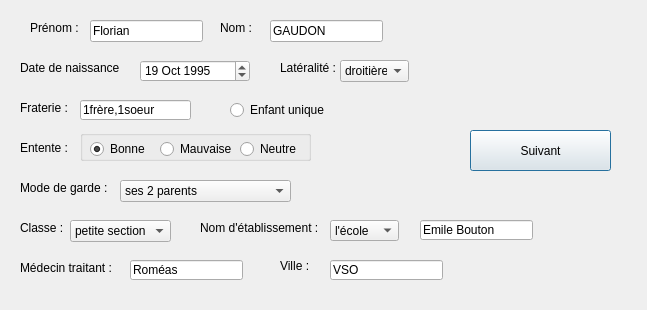
<?xml version="1.0" encoding="UTF-8"?>
<ui version="4.0">
 <class>Interface1</class>
 <widget class="QDialog" name="Interface1">
  <property name="geometry">
   <rect>
    <x>0</x>
    <y>0</y>
    <width>647</width>
    <height>310</height>
   </rect>
  </property>
  <property name="windowTitle">
   <string>Dialog</string>
  </property>
  <widget class="QLineEdit" name="lineEditFraterie">
   <property name="geometry">
    <rect>
     <x>80</x>
     <y>100</y>
     <width>111</width>
     <height>20</height>
    </rect>
   </property>
   <property name="text">
    <string>1frère,1soeur</string>
   </property>
  </widget>
  <widget class="QComboBox" name="comboBoxClasse">
   <property name="geometry">
    <rect>
     <x>70</x>
     <y>220</y>
     <width>101</width>
     <height>22</height>
    </rect>
   </property>
   <property name="currentText">
    <string>petite section</string>
   </property>
   <item>
    <property name="text">
     <string>petite section</string>
    </property>
   </item>
   <item>
    <property name="text">
     <string>moyenne section</string>
    </property>
   </item>
   <item>
    <property name="text">
     <string>grande section </string>
    </property>
   </item>
   <item>
    <property name="text">
     <string>CP</string>
    </property>
   </item>
   <item>
    <property name="text">
     <string>CE1</string>
    </property>
   </item>
   <item>
    <property name="text">
     <string>CE2</string>
    </property>
   </item>
   <item>
    <property name="text">
     <string>CM1</string>
    </property>
   </item>
   <item>
    <property name="text">
     <string>CM2</string>
    </property>
   </item>
   <item>
    <property name="text">
     <string>6ème</string>
    </property>
   </item>
   <item>
    <property name="text">
     <string>5ème</string>
    </property>
   </item>
   <item>
    <property name="text">
     <string>4ème</string>
    </property>
   </item>
   <item>
    <property name="text">
     <string>3ème</string>
    </property>
   </item>
   <item>
    <property name="text">
     <string>2nd</string>
    </property>
   </item>
   <item>
    <property name="text">
     <string>1ère</string>
    </property>
   </item>
   <item>
    <property name="text">
     <string>Terminal </string>
    </property>
   </item>
   <item>
    <property name="text">
     <string>post BAC</string>
    </property>
   </item>
  </widget>
  <widget class="QComboBox" name="comboBoxTypeEtablissement">
   <property name="geometry">
    <rect>
     <x>330</x>
     <y>220</y>
     <width>69</width>
     <height>21</height>
    </rect>
   </property>
   <item>
    <property name="text">
     <string>l'école</string>
    </property>
   </item>
   <item>
    <property name="text">
     <string>le collège</string>
    </property>
   </item>
   <item>
    <property name="text">
     <string>le lycée</string>
    </property>
   </item>
  </widget>
  <widget class="QPushButton" name="pushButtonSuivant">
   <property name="geometry">
    <rect>
     <x>470</x>
     <y>130</y>
     <width>141</width>
     <height>41</height>
    </rect>
   </property>
   <property name="text">
    <string>Suivant</string>
   </property>
  </widget>
  <widget class="QLineEdit" name="lineEditNom">
   <property name="geometry">
    <rect>
     <x>270</x>
     <y>20</y>
     <width>113</width>
     <height>22</height>
    </rect>
   </property>
   <property name="text">
    <string>GAUDON</string>
   </property>
  </widget>
  <widget class="QLabel" name="labelNom">
   <property name="geometry">
    <rect>
     <x>220</x>
     <y>20</y>
     <width>49</width>
     <height>16</height>
    </rect>
   </property>
   <property name="text">
    <string>Nom :</string>
   </property>
  </widget>
  <widget class="QLabel" name="labelFraterie">
   <property name="geometry">
    <rect>
     <x>20</x>
     <y>100</y>
     <width>61</width>
     <height>16</height>
    </rect>
   </property>
   <property name="text">
    <string>Fraterie : </string>
   </property>
  </widget>
  <widget class="QLabel" name="labelNomEtablissement">
   <property name="geometry">
    <rect>
     <x>200</x>
     <y>220</y>
     <width>121</width>
     <height>16</height>
    </rect>
   </property>
   <property name="text">
    <string>Nom d'établissement :</string>
   </property>
  </widget>
  <widget class="QLabel" name="labelPrenom">
   <property name="geometry">
    <rect>
     <x>30</x>
     <y>20</y>
     <width>49</width>
     <height>16</height>
    </rect>
   </property>
   <property name="text">
    <string>Prénom :</string>
   </property>
  </widget>
  <widget class="QComboBox" name="comboBoxModeGarde">
   <property name="geometry">
    <rect>
     <x>120</x>
     <y>180</y>
     <width>171</width>
     <height>22</height>
    </rect>
   </property>
   <item>
    <property name="text">
     <string>ses 2 parents</string>
    </property>
   </item>
   <item>
    <property name="text">
     <string>son père</string>
    </property>
   </item>
   <item>
    <property name="text">
     <string>sa mère</string>
    </property>
   </item>
   <item>
    <property name="text">
     <string>une garde alternée</string>
    </property>
   </item>
   <item>
    <property name="text">
     <string>une semaine chez chaque parent</string>
    </property>
   </item>
   <item>
    <property name="text">
     <string>la semaine chez sa mère et un week-end sur deux chez son père</string>
    </property>
   </item>
   <item>
    <property name="text">
     <string>la semaine chez son père et un week-end sur deux chez sa mère</string>
    </property>
   </item>
   <item>
    <property name="text">
     <string>en foyer</string>
    </property>
   </item>
  </widget>
  <widget class="QLabel" name="labelDateNaissance">
   <property name="geometry">
    <rect>
     <x>20</x>
     <y>60</y>
     <width>101</width>
     <height>16</height>
    </rect>
   </property>
   <property name="text">
    <string>Date de naissance : </string>
   </property>
  </widget>
  <widget class="QLabel" name="labelEntente">
   <property name="geometry">
    <rect>
     <x>20</x>
     <y>140</y>
     <width>61</width>
     <height>16</height>
    </rect>
   </property>
   <property name="text">
    <string>Entente : </string>
   </property>
  </widget>
  <widget class="QGroupBox" name="groupBoxEntente">
   <property name="geometry">
    <rect>
     <x>80</x>
     <y>130</y>
     <width>231</width>
     <height>31</height>
    </rect>
   </property>
   <property name="title">
    <string/>
   </property>
   <widget class="QRadioButton" name="radioButtonNeutreEntente">
    <property name="geometry">
     <rect>
      <x>160</x>
      <y>10</y>
      <width>69</width>
      <height>18</height>
     </rect>
    </property>
    <property name="text">
     <string>Neutre</string>
    </property>
   </widget>
   <widget class="QRadioButton" name="radioButtonMauvaiseEntenre">
    <property name="geometry">
     <rect>
      <x>80</x>
      <y>10</y>
      <width>81</width>
      <height>18</height>
     </rect>
    </property>
    <property name="text">
     <string>Mauvaise</string>
    </property>
   </widget>
   <widget class="QRadioButton" name="radioButtonBonneEntente">
    <property name="geometry">
     <rect>
      <x>10</x>
      <y>10</y>
      <width>71</width>
      <height>18</height>
     </rect>
    </property>
    <property name="text">
     <string>Bonne</string>
    </property>
    <property name="checked">
     <bool>true</bool>
    </property>
   </widget>
  </widget>
  <widget class="QLabel" name="labelModeGarde">
   <property name="geometry">
    <rect>
     <x>20</x>
     <y>180</y>
     <width>111</width>
     <height>16</height>
    </rect>
   </property>
   <property name="text">
    <string>Mode de garde :</string>
   </property>
  </widget>
  <widget class="QLabel" name="labelClasse">
   <property name="geometry">
    <rect>
     <x>20</x>
     <y>220</y>
     <width>51</width>
     <height>16</height>
    </rect>
   </property>
   <property name="text">
    <string>Classe :</string>
   </property>
  </widget>
  <widget class="QLabel" name="labelVille">
   <property name="geometry">
    <rect>
     <x>280</x>
     <y>260</y>
     <width>37</width>
     <height>12</height>
    </rect>
   </property>
   <property name="text">
    <string>Ville :</string>
   </property>
  </widget>
  <widget class="QLineEdit" name="lineEditMedecinTraitant">
   <property name="geometry">
    <rect>
     <x>130</x>
     <y>260</y>
     <width>113</width>
     <height>20</height>
    </rect>
   </property>
   <property name="text">
    <string>Roméas</string>
   </property>
  </widget>
  <widget class="QLineEdit" name="lineEditNomEtablissement">
   <property name="geometry">
    <rect>
     <x>420</x>
     <y>220</y>
     <width>113</width>
     <height>20</height>
    </rect>
   </property>
   <property name="text">
    <string>Emile Bouton</string>
   </property>
  </widget>
  <widget class="QLabel" name="labelLateralite">
   <property name="geometry">
    <rect>
     <x>280</x>
     <y>60</y>
     <width>61</width>
     <height>16</height>
    </rect>
   </property>
   <property name="text">
    <string>Latéralité :</string>
   </property>
  </widget>
  <widget class="QDateEdit" name="dateEditNaissance">
   <property name="geometry">
    <rect>
     <x>140</x>
     <y>60</y>
     <width>110</width>
     <height>22</height>
    </rect>
   </property>
   <property name="dateTime">
    <datetime>
     <hour>23</hour>
     <minute>0</minute>
     <second>0</second>
     <year>1995</year>
     <month>10</month>
     <day>19</day>
    </datetime>
   </property>
  </widget>
  <widget class="QLabel" name="labelMedecin">
   <property name="geometry">
    <rect>
     <x>20</x>
     <y>260</y>
     <width>101</width>
     <height>16</height>
    </rect>
   </property>
   <property name="text">
    <string>Médecin traitant :</string>
   </property>
  </widget>
  <widget class="QComboBox" name="comboBoxLateralite">
   <property name="geometry">
    <rect>
     <x>340</x>
     <y>60</y>
     <width>69</width>
     <height>22</height>
    </rect>
   </property>
   <item>
    <property name="text">
     <string>droitière</string>
    </property>
   </item>
   <item>
    <property name="text">
     <string>gauchère</string>
    </property>
   </item>
   <item>
    <property name="text">
     <string>ambidextre</string>
    </property>
   </item>
  </widget>
  <widget class="QLineEdit" name="lineEditVille">
   <property name="geometry">
    <rect>
     <x>330</x>
     <y>260</y>
     <width>113</width>
     <height>20</height>
    </rect>
   </property>
   <property name="text">
    <string>VSO</string>
   </property>
  </widget>
  <widget class="QLineEdit" name="lineEditPrenom">
   <property name="geometry">
    <rect>
     <x>90</x>
     <y>20</y>
     <width>113</width>
     <height>22</height>
    </rect>
   </property>
   <property name="text">
    <string>Florian</string>
   </property>
  </widget>
  <widget class="QRadioButton" name="radioButtonEnfantUnique">
   <property name="geometry">
    <rect>
     <x>230</x>
     <y>100</y>
     <width>111</width>
     <height>20</height>
    </rect>
   </property>
   <property name="text">
    <string>Enfant unique</string>
   </property>
  </widget>
 </widget>
 <resources/>
 <connections/>
</ui>
